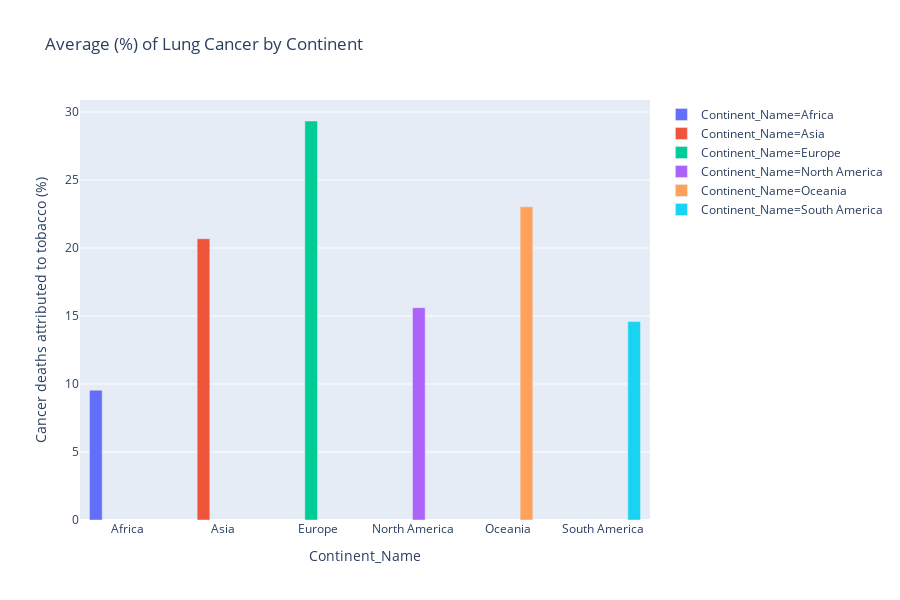

The cell this chart's notebook holds for it:
### Code cell
fig = px.bar(df4_taba, x="Continent_Name", y="Cancer deaths attributed to tobacco (%)", color="Continent_Name",barmode="group",title="Average (%) of Lung Cancer by Continent")
fig.show()

### Figure 1 — Plotly figure (JSON) as saved in the notebook; plotly's stock layout.template omitted (floating-point values rounded to 4 significant figures)
{"data": [{"alignmentgroup": "True", "hoverlabel": {"namelength": 0}, "hovertemplate": "Continent_Name=%{x}<br>Cancer deaths attributed to tobacco (%)=%{y}", "legendgroup": "Continent_Name=Africa", "marker": {"color": "#636efa"}, "name": "Continent_Name=Africa", "offsetgroup": "Continent_Name=Africa", "orientation": "v", "showlegend": true, "textposition": "auto", "type": "bar", "x": ["Africa"], "xaxis": "x", "y": [9.545], "yaxis": "y"}, {"alignmentgroup": "True", "hoverlabel": {"namelength": 0}, "hovertemplate": "Continent_Name=%{x}<br>Cancer deaths attributed to tobacco (%)=%{y}", "legendgroup": "Continent_Name=Asia", "marker": {"color": "#EF553B"}, "name": "Continent_Name=Asia", "offsetgroup": "Continent_Name=Asia", "orientation": "v", "showlegend": true, "textposition": "auto", "type": "bar", "x": ["Asia"], "xaxis": "x", "y": [20.68], "yaxis": "y"}, {"alignmentgroup": "True", "hoverlabel": {"namelength": 0}, "hovertemplate": "Continent_Name=%{x}<br>Cancer deaths attributed to tobacco (%)=%{y}", "legendgroup": "Continent_Name=Europe", "marker": {"color": "#00cc96"}, "name": "Continent_Name=Europe", "offsetgroup": "Continent_Name=Europe", "orientation": "v", "showlegend": true, "textposition": "auto", "type": "bar", "x": ["Europe"], "xaxis": "x", "y": [29.34], "yaxis": "y"}, {"alignmentgroup": "True", "hoverlabel": {"namelength": 0}, "hovertemplate": "Continent_Name=%{x}<br>Cancer deaths attributed to tobacco (%)=%{y}", "legendgroup": "Continent_Name=North America", "marker": {"color": "#ab63fa"}, "name": "Continent_Name=North America", "offsetgroup": "Continent_Name=North America", "orientation": "v", "showlegend": true, "textposition": "auto", "type": "bar", "x": ["North America"], "xaxis": "x", "y": [15.61], "yaxis": "y"}, {"alignmentgroup": "True", "hoverlabel": {"namelength": 0}, "hovertemplate": "Continent_Name=%{x}<br>Cancer deaths attributed to tobacco (%)=%{y}", "legendgroup": "Continent_Name=Oceania", "marker": {"color": "#FFA15A"}, "name": "Continent_Name=Oceania", "offsetgroup": "Continent_Name=Oceania", "orientation": "v", "showlegend": true, "textposition": "auto", "type": "bar", "x": ["Oceania"], "xaxis": "x", "y": [23.02], "yaxis": "y"}, {"alignmentgroup": "True", "hoverlabel": {"namelength": 0}, "hovertemplate": "Continent_Name=%{x}<br>Cancer deaths attributed to tobacco (%)=%{y}", "legendgroup": "Continent_Name=South America", "marker": {"color": "#19d3f3"}, "name": "Continent_Name=South America", "offsetgroup": "Continent_Name=South America", "orientation": "v", "showlegend": true, "textposition": "auto", "type": "bar", "x": ["South America"], "xaxis": "x", "y": [14.59], "yaxis": "y"}], "layout": {"barmode": "group", "height": 600, "legend": {"tracegroupgap": 0}, "title": {"text": "Average (%) of Lung Cancer by Continent"}, "xaxis": {"anchor": "y", "categoryarray": ["Africa", "Asia", "Europe", "North America", "Oceania", "South America"], "categoryorder": "array", "domain": [0, 1], "title": {"text": "Continent_Name"}}, "yaxis": {"anchor": "x", "domain": [0, 1], "title": {"text": "Cancer deaths attributed to tobacco (%)"}}}}
